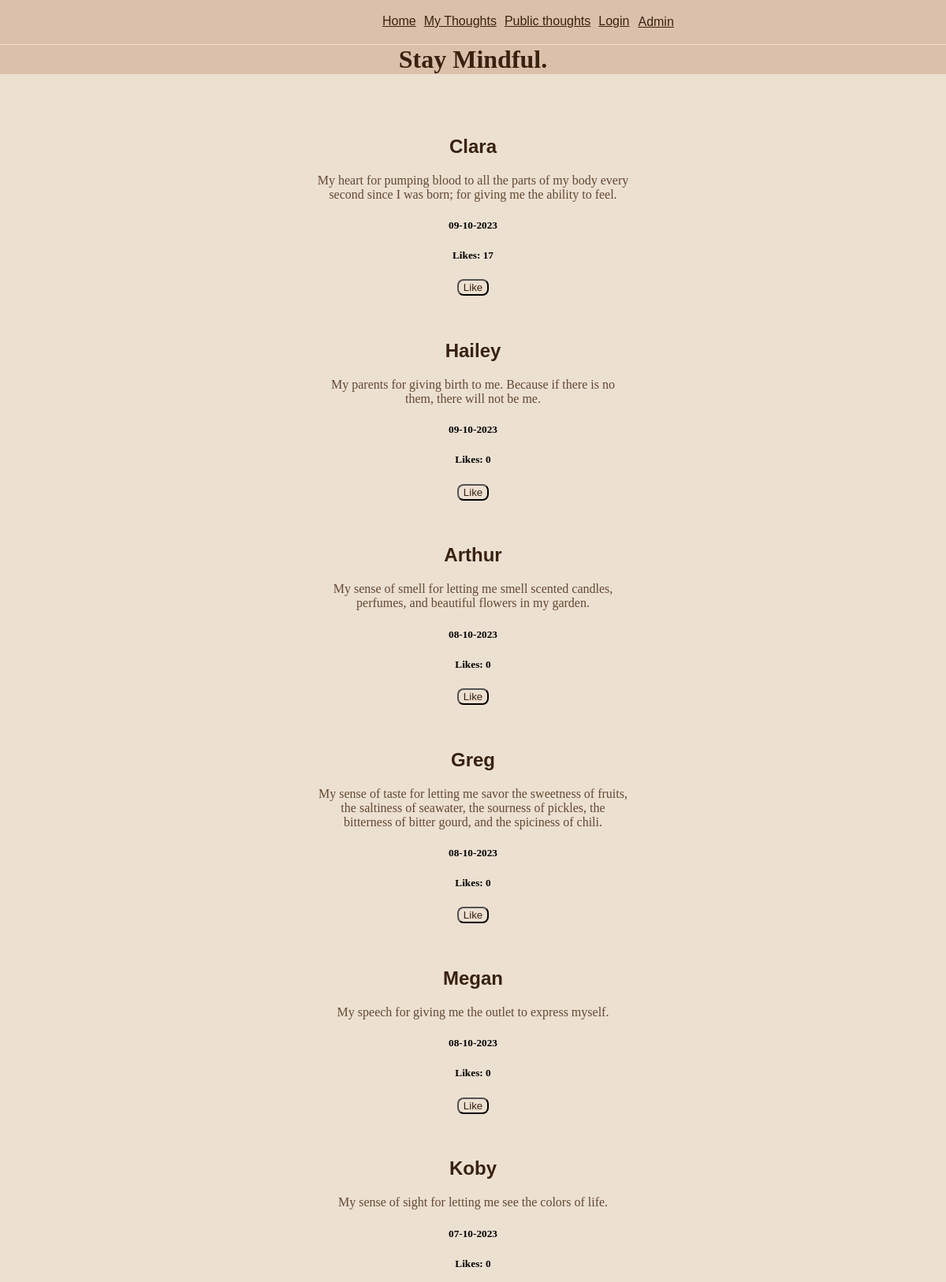
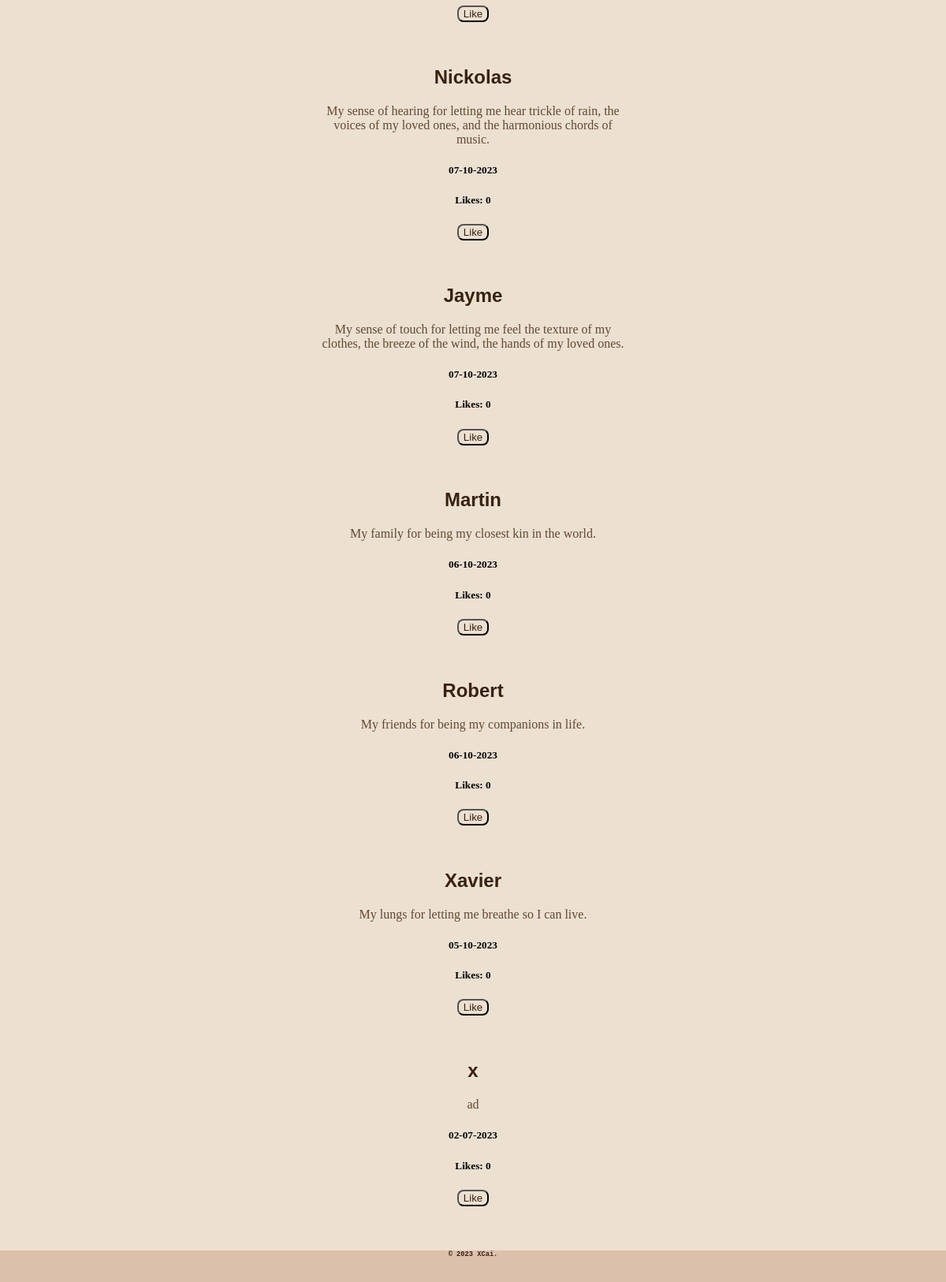
Page /public_posts on the committed database (2 pictures, top to bottom).
### tables this page shows
CREATE TABLE Gratitude_idea (id INTEGER PRIMARY KEY, date TEXT, username TEXT, content TEXT, like_count INTEGER DEFAULT (0), favorited INTEGER);

### routes.py (the view)
@app.route('/public_posts')
def public_posts():
    conn = sqlite3.connect("mindful.db")
    cur = conn.cursor()
    cur.execute('SELECT username, content, date, id, like_count FROM Gratitude_idea ORDER BY date DESC')
    results = cur.fetchall()
    return render_template("public_posts.html", results = results)

### templates/public_posts.html (shortened to what this page needs)
{% extends 'layout.html' %}
{% block content %}
{% for results in results %}
<div>
        <h2>
        {{ results[0] }}
        </h2>
        <p>
        {{ results[1] }}
        </p>
        <h5>
        {{results[2]}}
        </h5>
        <h5>
        Likes: {{results[4]}}
        </h5>
        <form action="/like" method="post">
            <input class="button" type="submit" value="Like">
        </form>
</div>
{% endfor %}
{% endblock %}

### static/styles.css (style rules this page uses)
body { background-color: #ece0d1; margin: auto; text-align: center; }
div { padding-top: 1.5%; padding-bottom: 1.5%; }
h2 { font-family: sans-serif; color: #38220f; }
p { font-family: cursive; color: #634832; width: 33%; margin: auto; }
form { font-family: sans-serif; color: #38220f; }
.button { background-color: #ece0d1; color: #38220f; border-radius: 8px; }

### rows in the picture
Gratitude_idea: username "Clara", content "My heart for pumping blood to all the parts of my body every second since I was born; for giving me the ability to feel.", date "09-10-2023", like_count "17"
Gratitude_idea: username "Hailey", content "My parents for giving birth to me. Because if there is no them, there will not be me.", date "09-10-2023", like_count "0"
Gratitude_idea: username "Arthur", content "My sense of smell for letting me smell scented candles, perfumes, and beautiful flowers in my garden.", date "08-10-2023", like_count "0"
Gratitude_idea: username "Greg", content "My sense of taste for letting me savor the sweetness of fruits, the saltiness of seawater, the sourness of pickles, the bitterness of bitter gourd, and the spiciness of chili.", date "08-10-2023", like_count "0"
Gratitude_idea: username "Megan", content "My speech for giving me the outlet to express myself.", date "08-10-2023", like_count "0"
Gratitude_idea: username "Koby", content "My sense of sight for letting me see the colors of life.", date "07-10-2023", like_count "0"
Gratitude_idea: username "Nickolas", content "My sense of hearing for letting me hear trickle of rain, the voices of my loved ones, and the harmonious chords of music.", date "07-10-2023", like_count "0"
Gratitude_idea: username "Jayme", content "My sense of touch for letting me feel the texture of my clothes, the breeze of the wind, the hands of my loved ones.", date "07-10-2023", like_count "0"
Gratitude_idea: username "Martin", content "My family for being my closest kin in the world.", date "06-10-2023", like_count "0"
Gratitude_idea: username "Robert", content "My friends for being my companions in life.", date "06-10-2023", like_count "0"
Gratitude_idea: username "Xavier", content "My lungs for letting me breathe so I can live.", date "05-10-2023", like_count "0"
Gratitude_idea: username "x", content "ad", date "02-07-2023", like_count "0"
